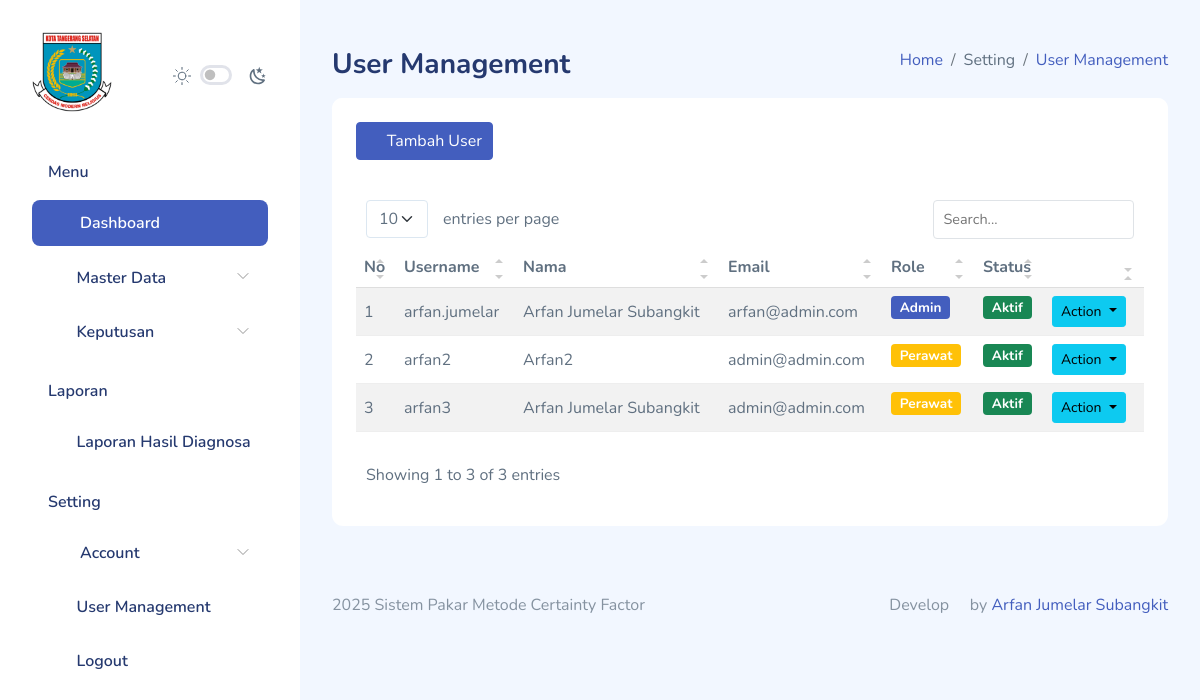
The app's page /user_management/index.php (signed in), older data.
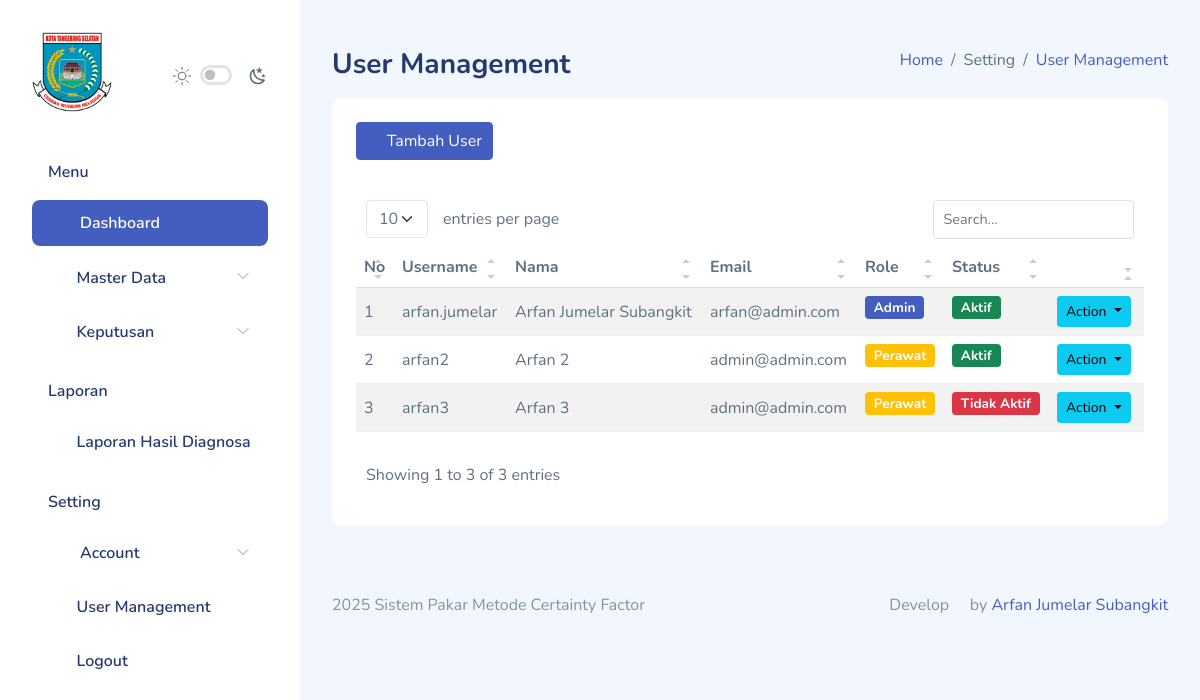
The same page, newer data.
### tables this page shows
CREATE TABLE `users` (
  `id` int(11) NOT NULL,
  `username` varchar(250) NOT NULL,
  `nama` varchar(250) NOT NULL,
  `email` varchar(250) NOT NULL,
  `password` varchar(250) NOT NULL,
  `role` enum('Admin','Perawat') NOT NULL,
  `status` enum('Aktif','Tidak Aktif') NOT NULL,
  `avatar` varchar(250) NOT NULL,
  `created_at` timestamp NOT NULL DEFAULT current_timestamp(),
  `updated_at` timestamp NULL DEFAULT NULL
);

### functions.php (called while the page is built, shortened)
<?php
$db = mysqli_connect("localhost", "root", "", "dev-arfan");
function query($query)
{
    global $db;
    $result = mysqli_query($db, $query);
    $rows = [];
    if ($result) {
        if (mysqli_num_rows($result) > 0) {
            while ($row = mysqli_fetch_assoc($result)) {
                $rows[] = $row;
            }
        }
    } else {
        echo "Error: " . mysqli_error($db);
    }
    return $rows;
}

### user_management/index.php (the view, shortened to what the changed rows need)
<?php
$users = query("SELECT * FROM users");
?>
<!DOCTYPE html>
<html lang="en">
<head>
    <link rel="stylesheet" href="../assets/extensions/simple-datatables/style.css">
    <link rel="stylesheet" href="../assets/compiled/css/table-datatable.css">
    <link rel="stylesheet" href="../assets/compiled/css/app.css">
    <link rel="stylesheet" href="../assets/compiled/css/app-dark.css">
    <link rel="stylesheet" href="../assets/compiled/css/iconly.css">
    <link rel="stylesheet" href="../assets/extensions/@fortawesome/fontawesome-free/css/all.min.css">
</head>
<body>
    <div id="app">
        <div id="main">
            <div class="page-heading">
                <section class="section">
                    <div class="card">
                        <div class="card-body">
                            <table class="table table-striped" id="table1">
                                <thead>
                                    <tr>
                                        <th>No</th>
                                        <th>Username</th>
                                        <th>Nama</th>
                                        <th>Email</th>
                                        <th>Role</th>
                                        <th>Status</th>
                                        <th></th>
                                    </tr>
                                </thead>
                                <tbody>
                                    <?php foreach ($users as $i => $u) : ?>
                                        <tr>
                                            <td><?= $i + 1; ?></td>
                                            <td><?= $u["username"]; ?></td>
                                            <td><?= $u["nama"]; ?></td>
                                            <td><?= $u["email"]; ?></td>
                                            <td>
                                                <?php if ($u['role'] == 'Admin') : ?>
                                                    <h6><span class="badge bg-primary"><?= $u['role']; ?></span></h6>
                                                <?php else : ?>
                                                    <h6><span class="badge bg-warning"><?= $u['role']; ?></span></h6>
                                                <?php endif; ?>
                                            </td>
                                            <td>
                                                <?php if ($u['status'] == 'Aktif') : ?>
                                                    <h6><span class="badge bg-success"><?= $u['status']; ?></span></h6>
                                                <?php else : ?>
                                                    <h6><span class="badge bg-danger"><?= $u['status']; ?></span></h6>
                                                <?php endif; ?>
                                            </td>
                                            <td>
                                                <div class="dropdown">
                                                    <button class="btn btn-sm btn-info dropdown-toggle me-1" type="button"
                                                        id="dropdownMenuButton3" data-bs-toggle="dropdown" aria-haspopup="true"
                                                        aria-expanded="false">
                                                        Action
                                                    </button>
                                                </div>
                                            </td>
                                        </tr>
                                    <?php endforeach; ?>
                                </tbody>
                            </table>
                        </div>
                    </div>
                </section>
            </div>
        </div>
    </div>
</body>
</html>

Row changes from the older to the newer data that the page shows:
changed users "arfan2": nama "Arfan2" → "Arfan 2"
changed users "arfan3": nama "Arfan Jumelar Subangkit" → "Arfan 3"; status "Aktif" → "Tidak Aktif"
